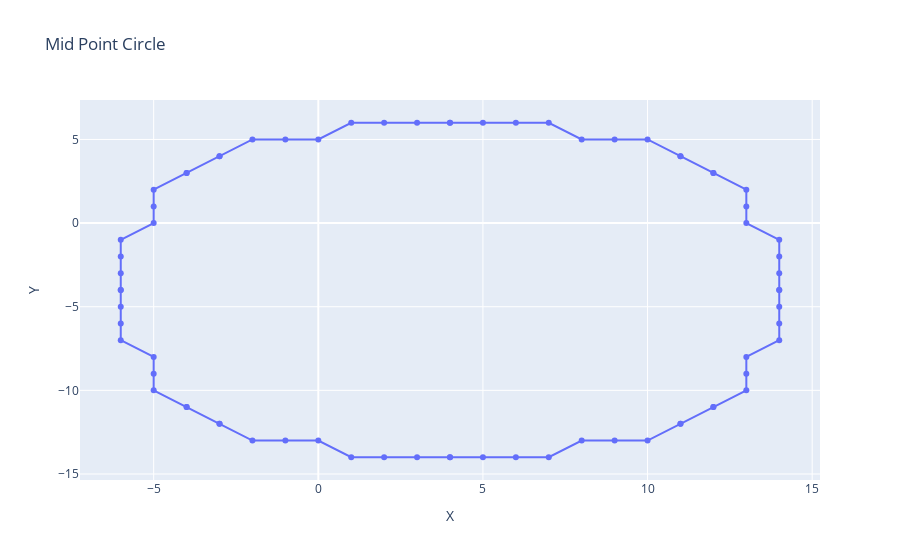

The cell this chart's notebook holds for it:
### Code cell
# interactive plot
fig = px.line(df, x='X', y='Y', title='Mid Point Circle', markers='o')
fig.show()

### Figure 1 — Plotly figure (JSON) as saved in the notebook; plotly's stock layout.template omitted (floating-point values rounded to 4 significant figures)
{"data": [{"hovertemplate": "X=%{x}<br>Y=%{y}<extra></extra>", "legendgroup": "", "line": {"color": "#636efa", "dash": "solid"}, "marker": {"symbol": "circle"}, "mode": "lines+markers", "name": "", "orientation": "v", "showlegend": false, "type": "scatter", "x": [4, 5, 6, 7, 8, 9, 10, 11, 12, 11, 12, 13, 13, 13, 14, 14, 14, 14, 14, 14, 14, 14, 13, 13, 13, 12, 11, 12, 11, 10, 9, 8, 7, 6, 5, 4, 4, 3, 2, 1, 0, -1, -2, -3, -4, -3, -4, -5, -5, -5, -6, -6, -6, -6, -6, -6, -6, -6, -5, -5, -5, -4, -3, -4, -3, -2, -1, 0, 1, 2, 3, 4], "xaxis": "x", "y": [6, 6, 6, 6, 5, 5, 5, 4, 3, 4, 3, 2, 1, 0, -1, -2, -3, -4, -4, -5, -6, -7, -8, -9, -10, -11, -12, -11, -12, -13, -13, -13, -14, -14, -14, -14, -14, -14, -14, -14, -13, -13, -13, -12, -11, -12, -11, -10, -9, -8, -7, -6, -5, -4, -4, -3, -2, -1, 0, 1, 2, 3, 4, 3, 4, 5, 5, 5, 6, 6, 6, 6], "yaxis": "y"}], "layout": {"legend": {"tracegroupgap": 0}, "title": {"text": "Mid Point Circle"}, "xaxis": {"anchor": "y", "domain": [0, 1], "title": {"text": "X"}}, "yaxis": {"anchor": "x", "domain": [0, 1], "title": {"text": "Y"}}}}
